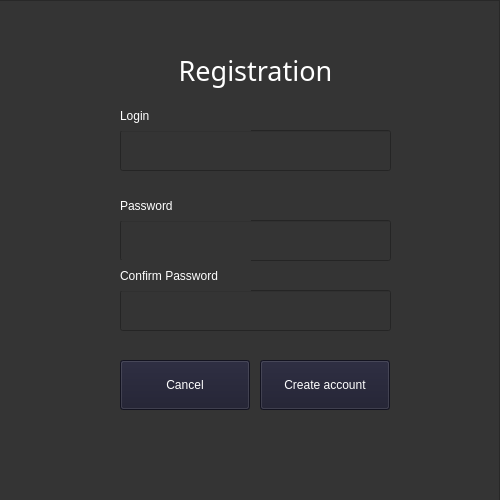
<?xml version="1.0" encoding="UTF-8"?>
<ui version="4.0">
 <class>MainWindow</class>
 <widget class="QMainWindow" name="MainWindow">
  <property name="geometry">
   <rect>
    <x>0</x>
    <y>0</y>
    <width>500</width>
    <height>500</height>
   </rect>
  </property>
  <property name="windowTitle">
   <string>MainWindow</string>
  </property>
  <widget class="QWidget" name="centralwidget">
   <widget class="QFrame" name="bg">
    <property name="geometry">
     <rect>
      <x>-10</x>
      <y>0</y>
      <width>510</width>
      <height>510</height>
     </rect>
    </property>
    <property name="styleSheet">
     <string notr="true">background-color: rgb(52, 52, 52)</string>
    </property>
    <property name="frameShape">
     <enum>QFrame::StyledPanel</enum>
    </property>
    <property name="frameShadow">
     <enum>QFrame::Raised</enum>
    </property>
    <widget class="QLineEdit" name="login_input">
     <property name="geometry">
      <rect>
       <x>130</x>
       <y>130</y>
       <width>271</width>
       <height>41</height>
      </rect>
     </property>
     <property name="font">
      <font>
       <family>Segoe UI Variable Display Semib</family>
      </font>
     </property>
    </widget>
    <widget class="QLineEdit" name="pass_input">
     <property name="geometry">
      <rect>
       <x>130</x>
       <y>220</y>
       <width>271</width>
       <height>41</height>
      </rect>
     </property>
     <property name="font">
      <font>
       <family>Segoe UI Variable Display Semib</family>
      </font>
     </property>
     <property name="inputMethodHints">
      <set>Qt::ImhSensitiveData</set>
     </property>
     <property name="text">
      <string/>
     </property>
    </widget>
    <widget class="QLabel" name="login_lbl">
     <property name="geometry">
      <rect>
       <x>130</x>
       <y>100</y>
       <width>131</width>
       <height>31</height>
      </rect>
     </property>
     <property name="styleSheet">
      <string notr="true">color: rgb(255, 255, 255); font: 63 11pt &quot;Segoe UI Variable Display Semib&quot;</string>
     </property>
     <property name="text">
      <string>Login</string>
     </property>
    </widget>
    <widget class="QLabel" name="pass_label">
     <property name="geometry">
      <rect>
       <x>130</x>
       <y>190</y>
       <width>131</width>
       <height>31</height>
      </rect>
     </property>
     <property name="styleSheet">
      <string notr="true">color: rgb(255, 255, 255); font: 63 11pt &quot;Segoe UI Variable Display Semib&quot;</string>
     </property>
     <property name="text">
      <string>Password</string>
     </property>
    </widget>
    <widget class="QPushButton" name="create_btn_2">
     <property name="geometry">
      <rect>
       <x>270</x>
       <y>360</y>
       <width>130</width>
       <height>50</height>
      </rect>
     </property>
     <property name="styleSheet">
      <string notr="true">color: rgb(255, 255, 255); font: 63 11pt &quot;Segoe UI Variable Display Semib&quot;;background-color: rgb(27, 27, 45)</string>
     </property>
     <property name="text">
      <string>Create account</string>
     </property>
    </widget>
    <widget class="QPushButton" name="cancel">
     <property name="geometry">
      <rect>
       <x>130</x>
       <y>360</y>
       <width>130</width>
       <height>50</height>
      </rect>
     </property>
     <property name="styleSheet">
      <string notr="true">color: rgb(255, 255, 255); font: 63 11pt &quot;Segoe UI Variable Display Semib&quot;;background-color: rgb(27, 27, 45)</string>
     </property>
     <property name="text">
      <string>Cancel</string>
     </property>
    </widget>
    <widget class="QLabel" name="error_lbl">
     <property name="geometry">
      <rect>
       <x>130</x>
       <y>330</y>
       <width>271</width>
       <height>21</height>
      </rect>
     </property>
     <property name="font">
      <font>
       <family>Segoe UI Variable Display Semib</family>
      </font>
     </property>
     <property name="text">
      <string/>
     </property>
    </widget>
    <widget class="QLineEdit" name="pass_input_2">
     <property name="geometry">
      <rect>
       <x>130</x>
       <y>290</y>
       <width>271</width>
       <height>41</height>
      </rect>
     </property>
     <property name="font">
      <font>
       <family>Segoe UI Variable Display Semib</family>
      </font>
     </property>
     <property name="inputMethodHints">
      <set>Qt::ImhSensitiveData</set>
     </property>
     <property name="text">
      <string/>
     </property>
    </widget>
    <widget class="QLabel" name="confirm_label">
     <property name="geometry">
      <rect>
       <x>130</x>
       <y>260</y>
       <width>131</width>
       <height>31</height>
      </rect>
     </property>
     <property name="styleSheet">
      <string notr="true">color: rgb(255, 255, 255); font: 63 11pt &quot;Segoe UI Variable Display Semib&quot;</string>
     </property>
     <property name="text">
      <string>Confirm Password</string>
     </property>
    </widget>
    <widget class="QLabel" name="label">
     <property name="geometry">
      <rect>
       <x>130</x>
       <y>40</y>
       <width>271</width>
       <height>61</height>
      </rect>
     </property>
     <property name="font">
      <font>
       <family>Segoe UI Variable Display Semib</family>
       <pointsize>20</pointsize>
       <weight>7</weight>
       <italic>false</italic>
       <bold>false</bold>
      </font>
     </property>
     <property name="styleSheet">
      <string notr="true">color: rgb(255, 255, 255); font: 63 20pt &quot;Segoe UI Variable Display Semib&quot;</string>
     </property>
     <property name="text">
      <string>Registration</string>
     </property>
     <property name="alignment">
      <set>Qt::AlignCenter</set>
     </property>
    </widget>
   </widget>
  </widget>
 </widget>
 <resources/>
 <connections/>
</ui>
